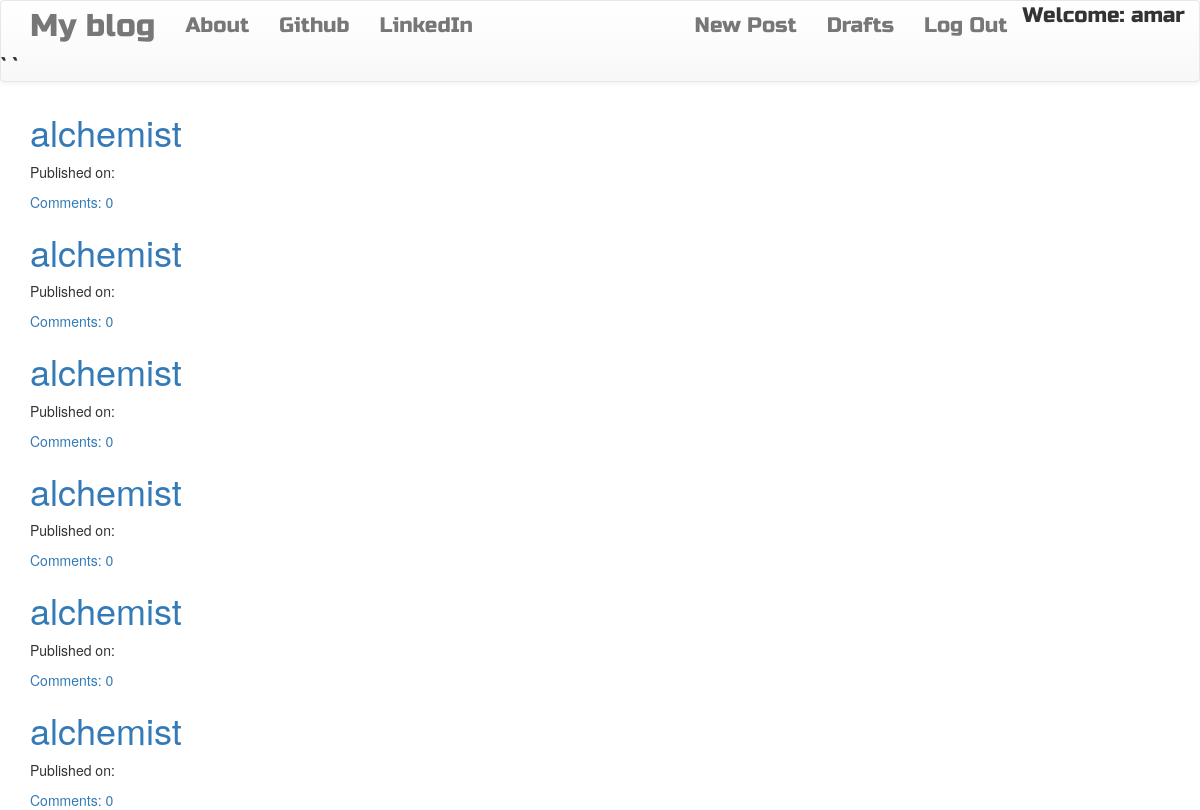
Page /drafts/ (signed in) on the committed database.
### blog/models.py (models this page shows, shortened)
class Post(models.Model):
    author = models.ForeignKey('auth.User',on_delete=models.DO_NOTHING)
    title = models.CharField(max_length=200)
    text = models.TextField()
    created_date = models.DateTimeField(default=timezone.now())
    published_date = models.DateTimeField(blank=True,null=True)
    def approve_comments(self):
        return self.comments.filter(approved_comment=True)

### blog/views.py (the view)
# urls.py: url(r'^drafts/$',views.DraftlistView.as_view(),name='post_draft_list'),
class DraftlistView(LoginRequiredMixin,ListView):
    login_url = '/login/'
    redirect_field_name = 'blog/post_list.html'
    model = Post
    def get_queryset(self):
        return Post.objects.filter(published_date__isnull=True).order_by('created_date')

### blog/templates/blog/post_list.html
{% extends "blog/base.html" %}
{% block Content %}
<div class="centerstage">
  {% for post in post_list %}
  <div class="post">
    <h1><a href="{% url 'post_detail' pk=post.pk %}">{{ post.title }}</a></h1>
    <div class="date">
      <p>Published on: {{ post.published|date:"D M Y" }}</p>
    </div>
    <a href="{% url 'post_detail' pk=post.pk %}">Comments: {{ post.approve_comments.count }}</a>
  </div>
  {% endfor %}
</div>
{% endblock %}

### blog/templates/blog/base.html (shortened to what this page needs)
<!DOCTYPE html>
{% load static %}
<html lang="en" dir="ltr">
  <head>
<link rel="stylesheet" href="https://maxcdn.bootstrapcdn.com/bootstrap/3.3.7/css/bootstrap.min.css">
<link rel="stylesheet" href="https://maxcdn.bootstrapcdn.com/bootstrap/3.3.7/css/bootstrap-theme.min.css">
<link rel="stylesheet" href="//cdn.jsdelivr.net/npm/medium-editor@latest/dist/css/medium-editor.min.css" type="text/css" media="screen" charset="utf-8">
<link rel="stylesheet" href="{% static 'css/blog.css' %}">
  </head>
  <body class="loader">
   <nav class="navbar navbar-default techfont custom-navbar">
     <div class="container">
       <ul class="nav navbar-nav">
         <li><a class="navbar-brand bigbrand" href="{% url 'blog:post_list' %}">My blog</a></li>
         <li><a href="{% url 'blog:about' %}">About</a></li>
         <li><a href="https://www.github.com">Github</a></li>
         <li><a href="https://www.linkedin">LinkedIn</a></li>
       </ul>
       <ul class="nav navbar-nav navbar-right">
         {% if user.is_authenticated %}
         <li><a href="{% url 'blog:post_new' %}">New Post</a></li>
         <li><a href="{% url 'blog:post_draft_list' %}">Drafts</a></li>
         <li><a href="{% url 'logout' %}">Log Out</a></li>
         <li>Welcome: {{user.username}}</li>
         {% else %}
         <li><a class="nav navbar-right" href="{% url 'login' %}"><span class="glyphicon glyphicon-user"></span></a></li>
         {% endif %}
       </ul>
     </div>
` `
   </nav>
<div class="content container">
  <div class="row">
    <div class="col-md-8">
      <div class="blog_posts">
        {% block Content %}
        {% endblock %}
      </div>
    </div>
  </div>
</div>
  </body>
</html>

### blog/static/css/blog.css (style rules this page uses)
.techfont { font-family: 'Russo One',sans-serif; font-size: 1.5em; margin-bottom: 10px; }
.bigbrand { font-size: 1.5em; }
.centerstage { margin-left: auto; margin-right: auto; }
.loader { filter:hue-rotate(0deg); color:linear-gradient(45deg,#0f8,#08f); animation:hue 10000ms infinite linear; }

### rows in the picture
Post: title "alchemist", approve_comments.count "0"
Post: title "alchemist", approve_comments.count "0"
Post: title "alchemist", approve_comments.count "0"
Post: title "alchemist", approve_comments.count "0"
Post: title "alchemist", approve_comments.count "0"
Post: title "alchemist", approve_comments.count "0"

### other values in the picture
{{ user.username }} "amar"
